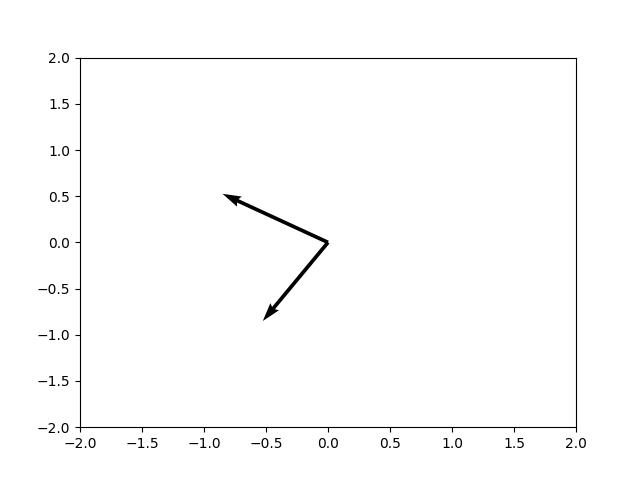

Python code for this plot:
import numpy as np
import matplotlib.pyplot as plt 

sigma = np.array([[2, 1], [1, 3]] )

eigvals, eigvecs = np.linalg.eig(sigma)

print('eigenvalues: ' , eigvals)

print('eigenvectors: ',eigvecs)


soa = np.array([[0, 0, eigvecs[0,0], eigvecs[1,0]], [0, 0, eigvecs[0,1], eigvecs[1,1]]])
X, Y, U, V = zip(*soa)
plt.figure()
ax = plt.gca()
ax.quiver(X, Y, U, V, angles='xy', scale_units='xy', scale=1)
ax.set_xlim([-2, 2])
ax.set_ylim([-2, 2])
plt.draw()
plt.savefig('5i.png')


    